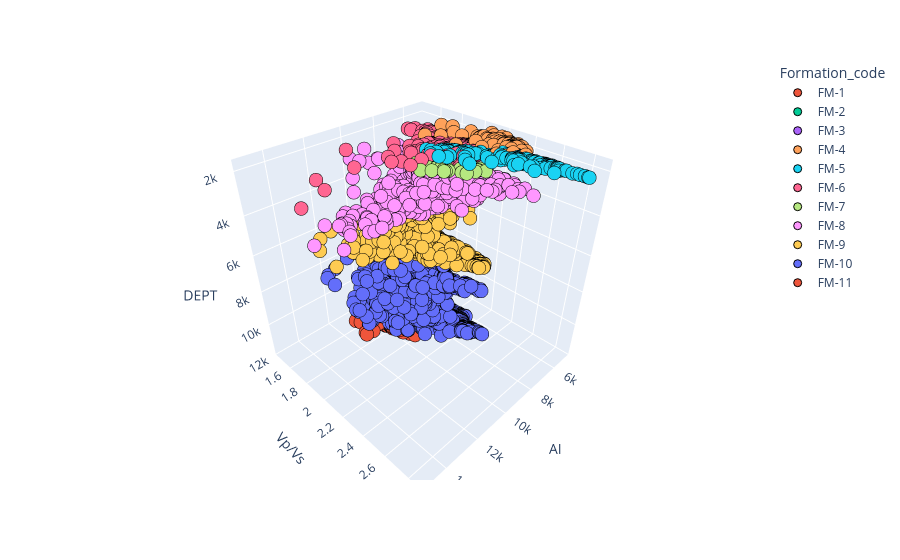

Source (notebook cell):
### Code cell
# Check if all data points for each formation have the same depth
depth_counts = df_clean.groupby('Formation')['Depth'].nunique()

# Also show min and max depth per formation
depth_ranges = df_clean.groupby('Formation')['Depth'].agg(['min', 'max', 'count'])

# Reset index to make DEPT a column
df_clean = df_clean.reset_index()

# Rename the index column to DEPT
df_clean = df_clean.rename(columns={'index': 'DEPT'})

# Add Formation_code to df_clean
df_clean['Formation_code'] = df_clean['Formation'].astype(str)

fig = px.scatter_3d(
    df_clean,
    x='AI',
    z='DEPT',  # use actual log depth for varying depths within formations
    y='Vp/Vs',
    color='Formation_code',   # color by formation
    size_max=1
)
fig.update_traces(marker=dict(line=dict(width=1, color='black')))
fig.update_layout(scene=dict(zaxis=dict(autorange='reversed')))  # Depth goes downward
fig.show()

### Figure 1 — Plotly figure (JSON) as saved in the notebook; plotly's stock layout.template omitted (floating-point values rounded to 4 significant figures; data arrays with more than 128 entries replaced by an {"elided": "..."} marker saying what was removed)
{"data": [{"hovertemplate": "Formation_code=FM-1<br>AI=%{x}<br>Vp/Vs=%{y}<br>DEPT=%{z}<extra></extra>", "legendgroup": "FM-1", "marker": {"color": "#EF553B", "line": {"color": "black", "width": 1}, "symbol": "circle"}, "mode": "markers", "name": "FM-1", "scene": "scene", "showlegend": true, "type": "scatter3d", "x": {"elided": "472 float values"}, "y": {"elided": "472 float values"}, "z": {"elided": "472 int values"}}, {"hovertemplate": "Formation_code=FM-2<br>AI=%{x}<br>Vp/Vs=%{y}<br>DEPT=%{z}<extra></extra>", "legendgroup": "FM-2", "marker": {"color": "#00cc96", "line": {"color": "black", "width": 1}, "symbol": "circle"}, "mode": "markers", "name": "FM-2", "scene": "scene", "showlegend": true, "type": "scatter3d", "x": {"elided": "1056 float values"}, "y": {"elided": "1056 float values"}, "z": {"elided": "1056 int values"}}, {"hovertemplate": "Formation_code=FM-3<br>AI=%{x}<br>Vp/Vs=%{y}<br>DEPT=%{z}<extra></extra>", "legendgroup": "FM-3", "marker": {"color": "#ab63fa", "line": {"color": "black", "width": 1}, "symbol": "circle"}, "mode": "markers", "name": "FM-3", "scene": "scene", "showlegend": true, "type": "scatter3d", "x": {"elided": "230 float values"}, "y": {"elided": "230 float values"}, "z": {"elided": "230 int values"}}, {"hovertemplate": "Formation_code=FM-4<br>AI=%{x}<br>Vp/Vs=%{y}<br>DEPT=%{z}<extra></extra>", "legendgroup": "FM-4", "marker": {"color": "#FFA15A", "line": {"color": "black", "width": 1}, "symbol": "circle"}, "mode": "markers", "name": "FM-4", "scene": "scene", "showlegend": true, "type": "scatter3d", "x": {"elided": "184 float values"}, "y": {"elided": "184 float values"}, "z": {"elided": "184 int values"}}, {"hovertemplate": "Formation_code=FM-5<br>AI=%{x}<br>Vp/Vs=%{y}<br>DEPT=%{z}<extra></extra>", "legendgroup": "FM-5", "marker": {"color": "#19d3f3", "line": {"color": "black", "width": 1}, "symbol": "circle"}, "mode": "markers", "name": "FM-5", "scene": "scene", "showlegend": true, "type": "scatter3d", "x": {"elided": "177 float values"}, "y": {"elided": "177 float values"}, "z": {"elided": "177 int values"}}, {"hovertemplate": "Formation_code=FM-6<br>AI=%{x}<br>Vp/Vs=%{y}<br>DEPT=%{z}<extra></extra>", "legendgroup": "FM-6", "marker": {"color": "#FF6692", "line": {"color": "black", "width": 1}, "symbol": "circle"}, "mode": "markers", "name": "FM-6", "scene": "scene", "showlegend": true, "type": "scatter3d", "x": {"elided": "400 float values"}, "y": {"elided": "400 float values"}, "z": {"elided": "400 int values"}}, {"hovertemplate": "Formation_code=FM-7<br>AI=%{x}<br>Vp/Vs=%{y}<br>DEPT=%{z}<extra></extra>", "legendgroup": "FM-7", "marker": {"color": "#B6E880", "line": {"color": "black", "width": 1}, "symbol": "circle"}, "mode": "markers", "name": "FM-7", "scene": "scene", "showlegend": true, "type": "scatter3d", "x": [7986.0, 8049.0, 8171.0, 8245.0, 8161.0, 8012.0, 8036.0, 8222.0, 8271.0, 8217.0, 8207.0, 8304.0, 8400.0, 8248.0, 8128.0, 8290.0, 8527.0, 8694.0, 8610.0, 8336.0, 8125.0, 8159.0, 8428.0, 8645.0, 8779.0, 8425.0, 7978.0, 7607.0, 7537.0, 7672.0, 7821.0, 7977.0, 8127.0, 8357.0, 8770.0, 9087.0, 8825.0, 8298.0, 7798.0, 7713.0, 7865.0, 8005.0, 8120.0, 8021.0, 7820.0, 7668.0, 7591.0, 7557.0, 7520.0, 7520.0, 7595.0, 7730.0, 7847.0, 8022.0, 8234.0, 8364.0, 8428.0, 8225.0, 8023.0, 7826.0, 7633.0, 7649.0, 7702.0, 7713.0, 7744.0, 7786.0, 7779.0, 7778.0, 7795.0, 7849.0, 7917.0, 7946.0, 7943.0, 7891.0, 7851.0, 7831.0, 7784.0, 7681.0, 7553.0, 7527.0, 7566.0, 7595.0, 7548.0, 7482.0, 7452.0, 7443.0, 7455.0, 7400.0, 7402.0, 7562.0, 7756.0, 7738.0, 7489.0, 7218.0, 7133.0, 7061.0, 7034.0, 7133.0, 7414.0, 7813.0, 7891.0, 7635.0, 7365.0, 7217.0, 7203.0, 7236.0, 7332.0, 7503.0, 7653.0, 7816.0, 8140.0, 8745.0], "y": [2.058, 2.062, 2.082, 2.073, 2.034, 1.977, 1.97, 2.003, 2.013, 2.02, 2.031, 2.059, 2.088, 2.068, 2.054, 2.049, 1.948, 1.922, 1.918, 1.905, 1.919, 1.986, 2.058, 2.025, 1.893, 1.831, 1.848, 1.91, 1.969, 1.996, 2.025, 2.078, 2.106, 2.11, 2.065, 2.014, 1.976, 1.981, 1.965, 1.979, 2.011, 2.029, 2.046, 2.029, 2.001, 2.034, 2.076, 2.094, 2.129, 2.096, 2.074, 2.046, 2.009, 2.023, 2.062, 2.126, 2.121, 1.999, 1.973, 1.965, 2.0, 2.077, 2.061, 2.04, 2.022, 1.992, 1.965, 1.936, 1.928, 1.964, 2.001, 2.011, 2.005, 2.024, 2.078, 2.085, 2.097, 2.097, 2.09, 2.056, 2.014, 2.024, 2.064, 2.122, 2.148, 2.206, 2.21, 2.188, 2.13, 2.133, 2.078, 2.056, 2.073, 2.143, 2.224, 2.289, 2.242, 2.204, 2.247, 2.228, 2.197, 2.156, 2.132, 2.194, 2.246, 2.245, 2.207, 2.098, 2.072, 2.071, 2.122, 1.905], "z": [2520, 2521, 2522, 2523, 2524, 2525, 2526, 2527, 2528, 2529, 2530, 2531, 2532, 2533, 2534, 2535, 2536, 2537, 2538, 2539, 2540, 2541, 2542, 2543, 2544, 2545, 2546, 2547, 2548, 2549, 2550, 2551, 2552, 2553, 2554, 2555, 2556, 2557, 2558, 2559, 2560, 2561, 2562, 2563, 2564, 2565, 2566, 2567, 2568, 2569, 2570, 2571, 2572, 2573, 2574, 2575, 2576, 2577, 2578, 2579, 2580, 2581, 2582, 2583, 2584, 2585, 2586, 2587, 2588, 2589, 2590, 2591, 2592, 2593, 2594, 2595, 2596, 2597, 2598, 2599, 2600, 2601, 2602, 2603, 2604, 2605, 2606, 2607, 2608, 2609, 2610, 2611, 2612, 2613, 2614, 2615, 2616, 2617, 2618, 2619, 2620, 2621, 2622, 2623, 2624, 2625, 2626, 2627, 2628, 2629, 2630, 2631]}, {"hovertemplate": "Formation_code=FM-8<br>AI=%{x}<br>Vp/Vs=%{y}<br>DEPT=%{z}<extra></extra>", "legendgroup": "FM-8", "marker": {"color": "#FF97FF", "line": {"color": "black", "width": 1}, "symbol": "circle"}, "mode": "markers", "name": "FM-8", "scene": "scene", "showlegend": true, "type": "scatter3d", "x": {"elided": "2369 float values"}, "y": {"elided": "2369 float values"}, "z": {"elided": "2369 int values"}}, {"hovertemplate": "Formation_code=FM-9<br>AI=%{x}<br>Vp/Vs=%{y}<br>DEPT=%{z}<extra></extra>", "legendgroup": "FM-9", "marker": {"color": "#FECB52", "line": {"color": "black", "width": 1}, "symbol": "circle"}, "mode": "markers", "name": "FM-9", "scene": "scene", "showlegend": true, "type": "scatter3d", "x": {"elided": "2290 float values"}, "y": {"elided": "2290 float values"}, "z": {"elided": "2290 int values"}}, {"hovertemplate": "Formation_code=FM-10<br>AI=%{x}<br>Vp/Vs=%{y}<br>DEPT=%{z}<extra></extra>", "legendgroup": "FM-10", "marker": {"color": "#636efa", "line": {"color": "black", "width": 1}, "symbol": "circle"}, "mode": "markers", "name": "FM-10", "scene": "scene", "showlegend": true, "type": "scatter3d", "x": {"elided": "4094 float values"}, "y": {"elided": "4094 float values"}, "z": {"elided": "4094 int values"}}, {"hovertemplate": "Formation_code=FM-11<br>AI=%{x}<br>Vp/Vs=%{y}<br>DEPT=%{z}<extra></extra>", "legendgroup": "FM-11", "marker": {"color": "#EF553B", "line": {"color": "black", "width": 1}, "symbol": "circle"}, "mode": "markers", "name": "FM-11", "scene": "scene", "showlegend": true, "type": "scatter3d", "x": {"elided": "455 float values"}, "y": {"elided": "455 float values"}, "z": {"elided": "455 int values"}}], "layout": {"legend": {"title": {"text": "Formation_code"}, "tracegroupgap": 0}, "margin": {"t": 60}, "scene": {"domain": {"x": [0, 1], "y": [0, 1]}, "xaxis": {"title": {"text": "AI"}}, "yaxis": {"title": {"text": "Vp/Vs"}}, "zaxis": {"autorange": "reversed", "title": {"text": "DEPT"}}}}}
